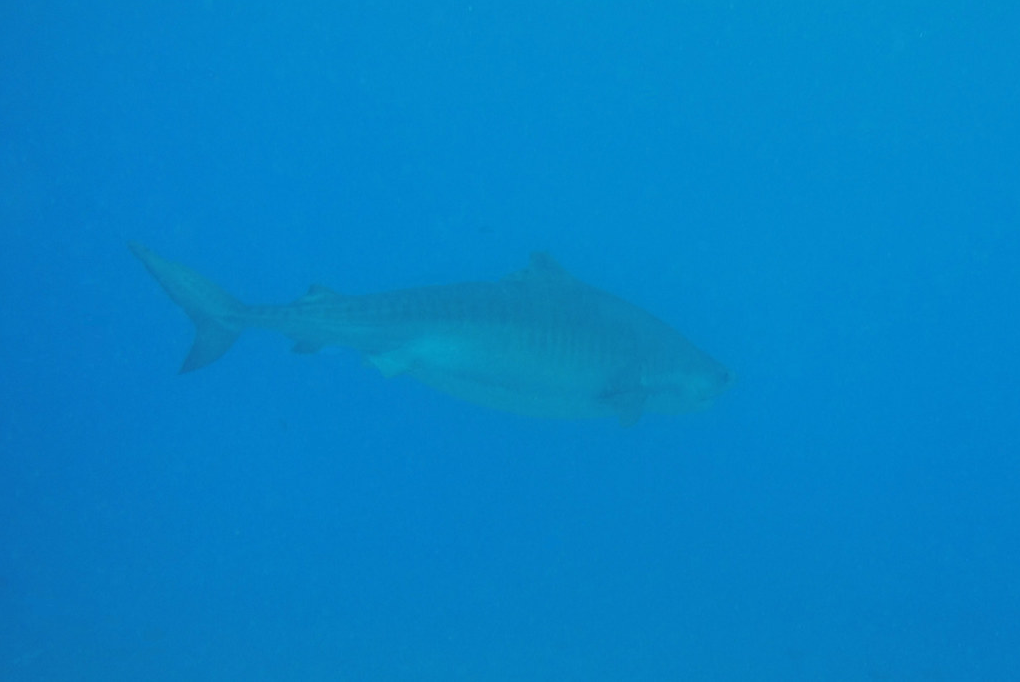
#> input picture Shark 1.PNG, 1020 x 682 px, found by its file name
$ python 3D_HistPlot.py
#> lines starting #> are read from the running program, lines starting #| are printed output that depends on the picture
#!/usr/local/bin/python3
#Creator: Stephen Alger
#Date 20-OCT-2019
#3D Histogram plotting Python HSV

#Import Stuff...
import sys, os, cv2, numpy as np, matplotlib
matplotlib.use("TkAgg")
from matplotlib import pyplot as plt
from mpl_toolkits.mplot3d import Axes3D
from matplotlib import cm
from matplotlib import colors

image_Colour = cv2.imread('Shark 1.png')
#> image_Colour is the input picture: shape (682, 1020, 3); mean B, G, R 198.7, 130, 4
image_ColourRGB = cv2.cvtColor(image_Colour, cv2.COLOR_BGR2RGB)
image_ColourHSV = cv2.cvtColor(image_ColourRGB, cv2.COLOR_RGB2HSV)
#> image_ColourHSV: shape (682, 1020, 3); mean H, S, V 100.6, 249.8, 198.7

h, s, v = cv2.split(image_ColourHSV)
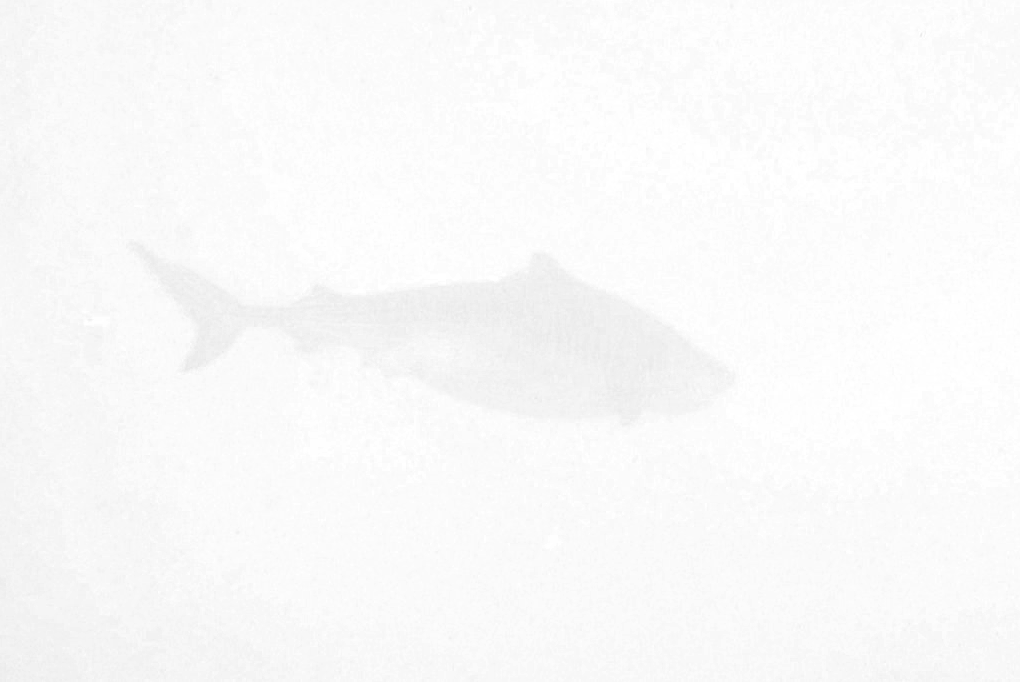
#> s: shape (682, 1020); min 230, max 255, mean 249.8
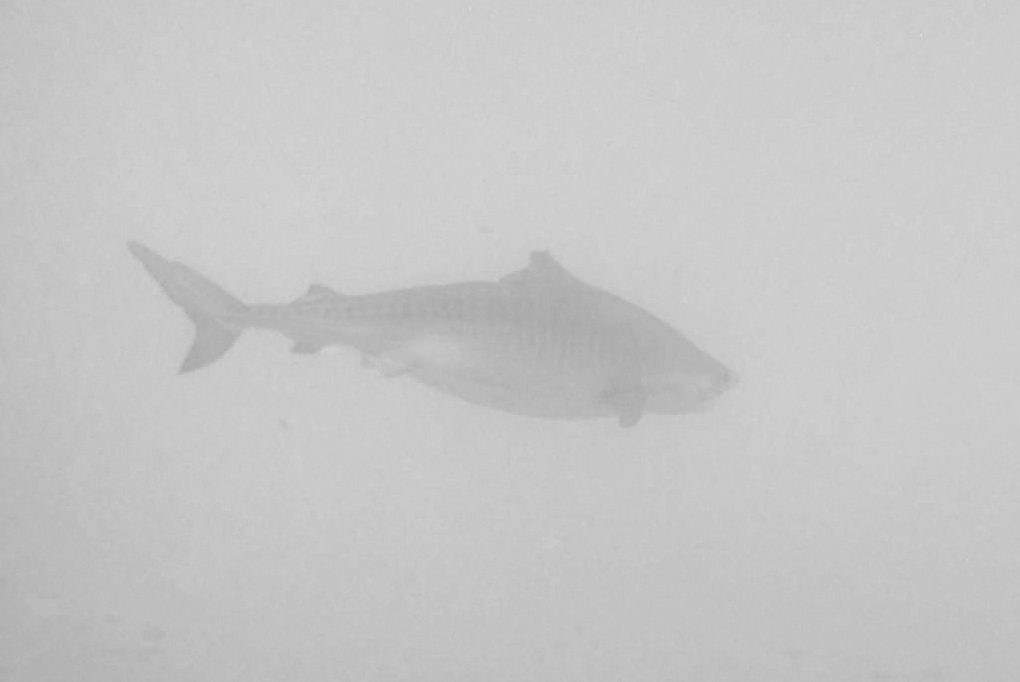
#> v: shape (682, 1020); min 166, max 219, mean 198.7
fig = plt.figure()
axis = fig.add_subplot(1, 1, 1, projection="3d")

pixel_colors = image_ColourRGB.reshape((np.shape(image_ColourRGB)[0]*np.shape(image_ColourRGB)[1], 3))
norm = colors.Normalize(vmin=-1.,vmax=1.)
norm.autoscale(pixel_colors)
pixel_colors = norm(pixel_colors).tolist()
#> pixel_colors = 695640 items


axis.scatter(h.flatten(), s.flatten(), v.flatten(), facecolors=pixel_colors, marker=".")
axis.set_xlabel("Hue")
axis.set_ylabel("Saturation")
axis.set_zlabel("Value")
plt.show()
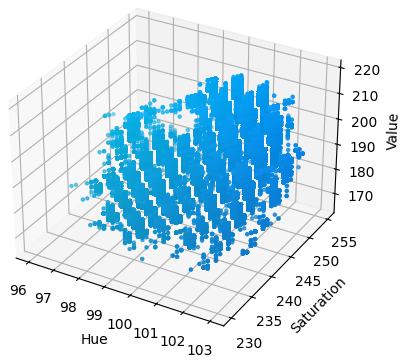
#> figure drawn by matplotlib, 1 panel

$ run again, with Shark 2.PNG copied over Shark 1.PNG
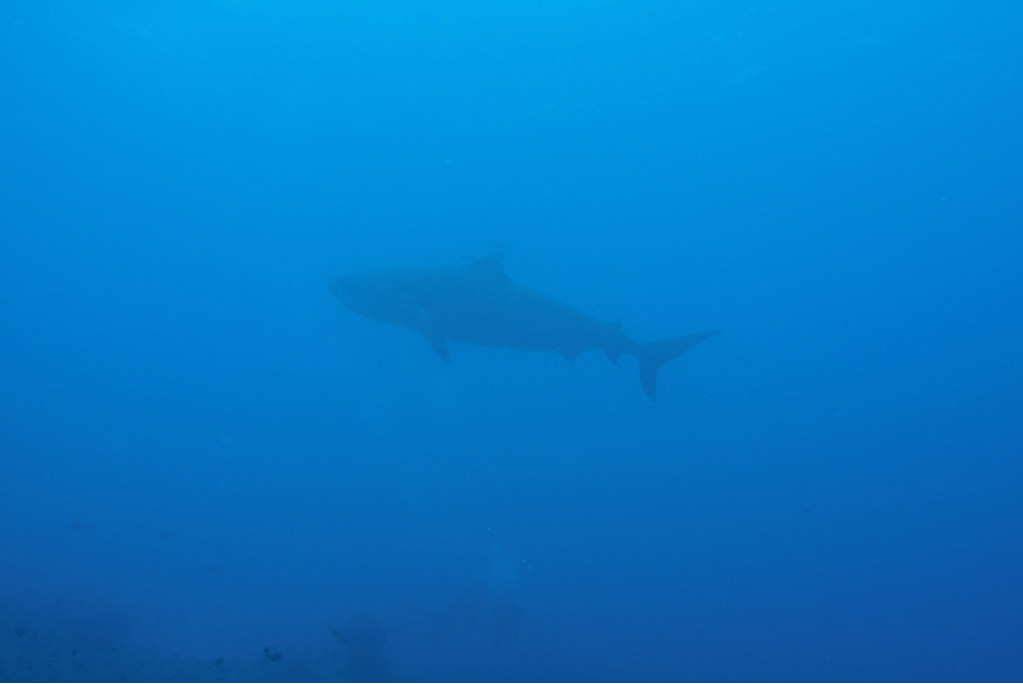
#> input picture Shark 2.PNG, 1023 x 684 px, found by its file name
#> image_Colour is the input picture: shape (684, 1023, 3); mean B, G, R 198.3, 120.8, 5.3
#> image_ColourHSV: shape (684, 1023, 3); mean H, S, V 102.2, 247.6, 198.3
#> `h, s, v = cv2.split(image_ColourHSV)`:
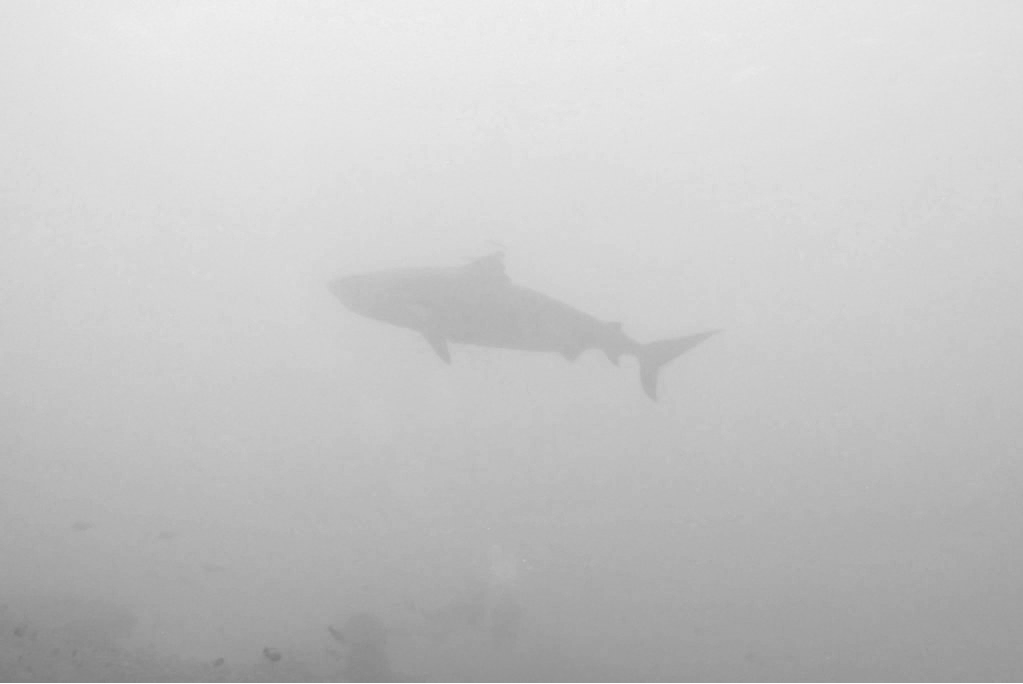
#> v: shape (684, 1023); min 122, max 254, mean 198.3
#> pixel_colors = 699732 items
#> `plt.show()`:
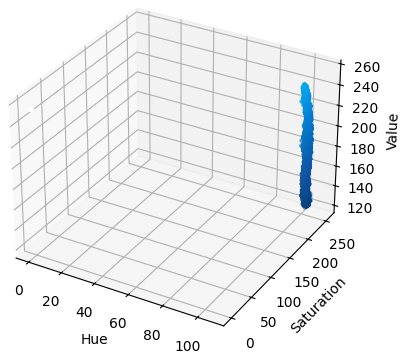
#> figure drawn by matplotlib, 1 panel
